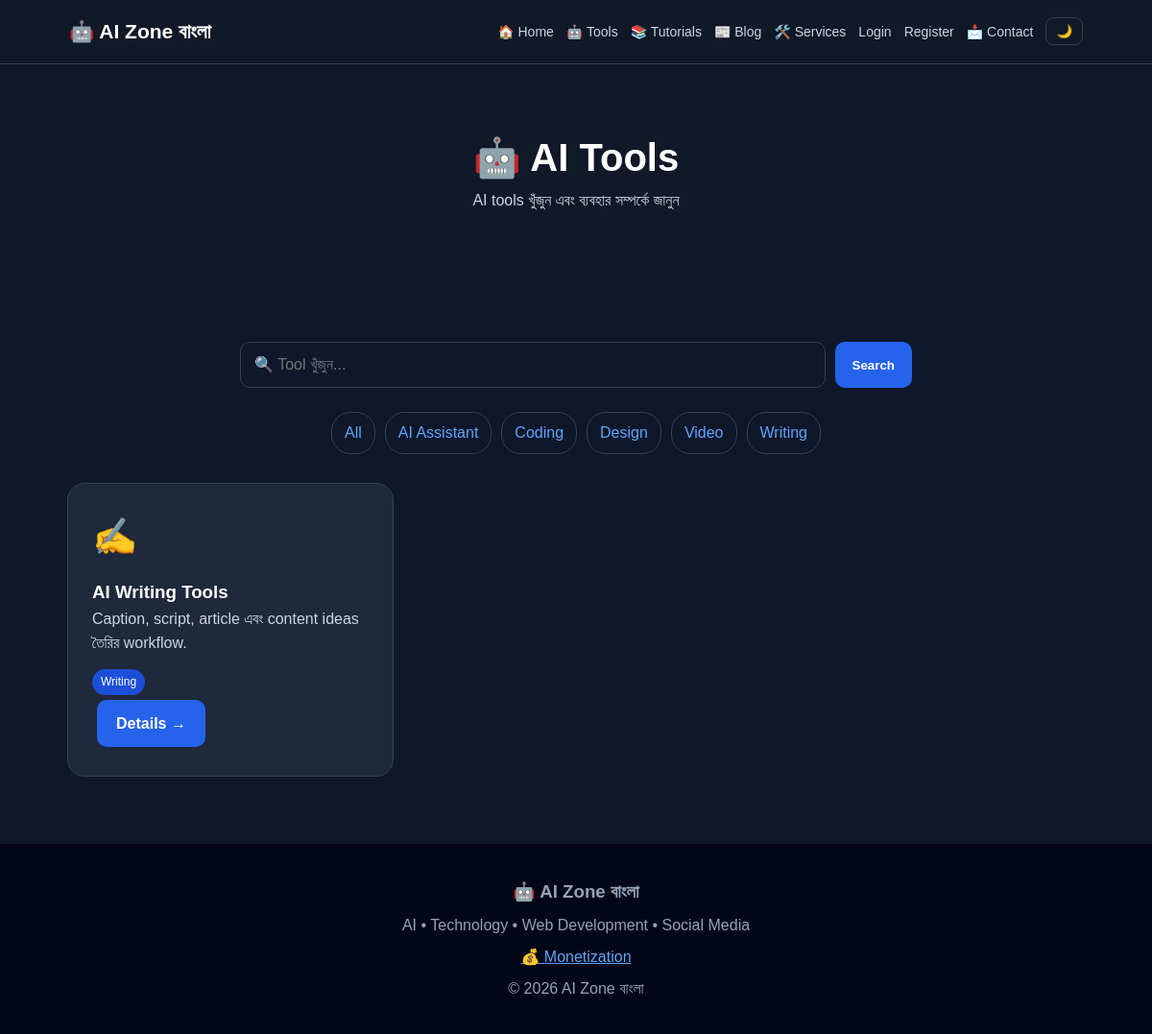
The app's page /tools?category=Writing with its own data.
### tables this page shows
CREATE TABLE tools (
            id INTEGER PRIMARY KEY AUTOINCREMENT,
            name TEXT UNIQUE NOT NULL,
            slug TEXT UNIQUE NOT NULL,
            category TEXT NOT NULL,
            icon TEXT NOT NULL,
            description TEXT NOT NULL,
            affiliate_url TEXT DEFAULT '#',
            clicks INTEGER DEFAULT 0
        );

### app.py (the view)
@app.route("/tools")
def tools():
    track("/tools")
    category = request.args.get("category", "")
    search = request.args.get("q", "")
    con = db()
    if search:
        rows = con.execute("""
            SELECT * FROM tools
            WHERE name LIKE ? OR category LIKE ? OR description LIKE ?
            ORDER BY name
        """, (f"%{search}%", f"%{search}%", f"%{search}%")).fetchall()
    elif category:
        rows = con.execute("""
            SELECT * FROM tools
            WHERE category = ?
            ORDER BY name
        """, (category,)).fetchall()
    else:
        rows = con.execute(
            "SELECT * FROM tools ORDER BY name"
        ).fetchall()
    categories = con.execute(
        "SELECT DISTINCT category FROM tools ORDER BY category"
    ).fetchall()
    con.close()
    return render_template(
        "tools.html",
        tools=rows,
        categories=categories,
        search=search,
        selected_category=category
    )

### app.py (called while the page is built)
def db():
    con = sqlite3.connect(DB)
    con.row_factory = sqlite3.Row
    return con

def track(page):
    con = db()
    con.execute("INSERT INTO visits (page) VALUES (?)", (page,))
    con.commit()
    con.close()

### templates/tools.html (shortened to what this page needs)
{% extends "base.html" %}
{% block content %}
<section class="page-header">
<h1>🤖 AI Tools</h1>
<p>AI tools খুঁজুন এবং ব্যবহার সম্পর্কে জানুন</p>
</section>
<section class="section">
<form class="search-box" method="GET">
<input
type="search"
name="q"
value="{{ search }}"
placeholder="🔍 Tool খুঁজুন...">
<button type="submit">
Search
</button>
</form>
<div class="category-row">
<a href="/tools">All</a>
{% for category in categories %}
<a href="/tools?category={{ category['category'] }}">
{{ category['category'] }}
</a>
{% endfor %}
</div>
<div class="cards">
{% for tool in tools %}
<div class="card">
<div class="icon">
{{ tool['icon'] }}
</div>
<h3>
{{ tool['name'] }}
</h3>
<p>
{{ tool['description'] }}
</p>
<span class="tag">
{{ tool['category'] }}
</span>
<br>
<a class="btn primary"
href="/tool/{{ tool['slug'] }}">
Details →
</a>
</div>
{% else %}
<p>কোনো tool পাওয়া যায়নি।</p>
{% endfor %}
</div>
</section>
{% endblock %}

### static/style.css (style rules this page uses)
* { margin: 0; padding: 0; box-sizing: border-box; }
:root { --bg: #0f172a; --card: #1e293b; --nav: #111827; --text: #ffffff; --muted: #cbd5e1; --border: #334155; --primary: #2563eb; --accent: #60a5fa; }
body { font-family: Arial, sans-serif; background: var(--bg); color: var(--text); line-height: 1.6; transition: 0.3s; }
a { color: var(--accent); }
.btn { display: inline-block; padding: 12px 20px; margin: 5px; border-radius: 10px; text-decoration: none; font-weight: bold; }
.primary { background: var(--primary); color: white; }
.section { max-width: 1100px; margin: auto; padding: 70px 20px; }
.cards { display: grid; grid-template-columns: repeat(3, 1fr); gap: 20px; }
.card { background: var(--card); padding: 25px; border-radius: 18px; border: 1px solid var(--border); transition: 0.2s; }
.icon { font-size: 38px; margin-bottom: 12px; }
.card p { color: var(--muted); }
.tag { display: inline-block; margin-top: 14px; padding: 4px 9px; background: #1d4ed8; color: white; border-radius: 20px; font-size: 12px; }
.page-header { text-align: center; padding: 65px 20px; background: var(--nav); }
.page-header h1 { font-size: 40px; }
.page-header p { color: var(--muted); }
.search-box { display: flex; max-width: 700px; margin: 0 auto 25px; gap: 10px; }
input, textarea, select { width: 100%; padding: 14px; border: 1px solid var(--border); border-radius: 10px; background: var(--bg); color: var(--text); font-size: 16px; }
button { padding: 13px 18px; border: none; border-radius: 10px; background: var(--primary); color: white; font-weight: bold; cursor: pointer; }
.category-row { display: flex; flex-wrap: wrap; justify-content: center; gap: 10px; margin-bottom: 30px; }
.category-row a { text-decoration: none; padding: 8px 13px; border: 1px solid var(--border); border-radius: 20px; }

### records on screen
tools: category "AI Assistant"
tools: category "Coding"
tools: category "Design"
tools: category "Video"
tools: icon "✍️", name "AI Writing Tools", description "Caption, script, article এবং content ideas তৈরির workflow.", category "Writing"

### other values on screen
{{ category['category'] }} "Writing"
